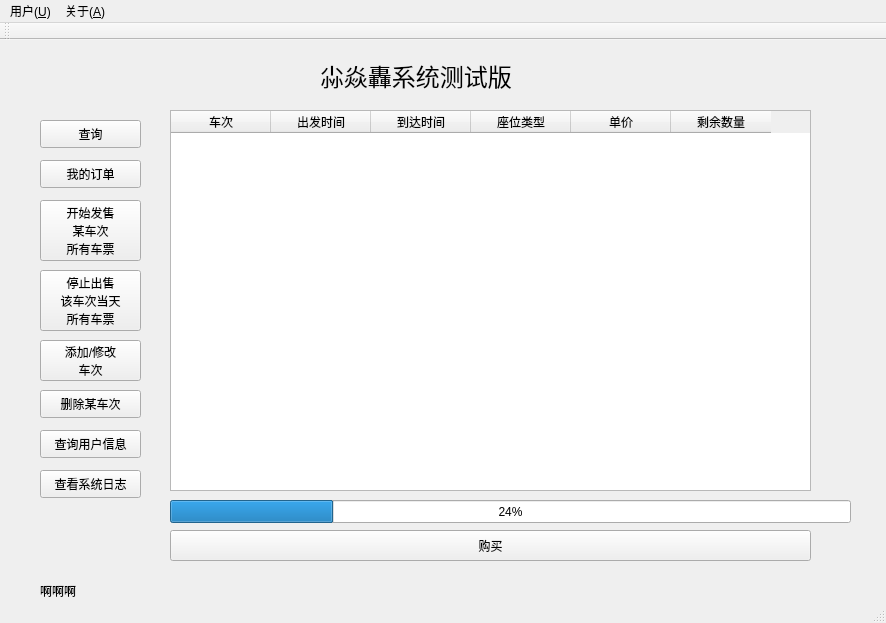
<?xml version="1.0" encoding="UTF-8"?>
<ui version="4.0">
 <class>MainWindow</class>
 <widget class="QMainWindow" name="MainWindow">
  <property name="geometry">
   <rect>
    <x>0</x>
    <y>0</y>
    <width>886</width>
    <height>623</height>
   </rect>
  </property>
  <property name="cursor">
   <cursorShape>ArrowCursor</cursorShape>
  </property>
  <property name="windowTitle">
   <string>尛焱轟系统测试版</string>
  </property>
  <widget class="QWidget" name="centralWidget">
   <widget class="QPushButton" name="pushButton">
    <property name="geometry">
     <rect>
      <x>170</x>
      <y>490</y>
      <width>641</width>
      <height>31</height>
     </rect>
    </property>
    <property name="text">
     <string>购买</string>
    </property>
   </widget>
   <widget class="QLabel" name="label_3">
    <property name="geometry">
     <rect>
      <x>320</x>
      <y>20</y>
      <width>240</width>
      <height>31</height>
     </rect>
    </property>
    <property name="font">
     <font>
      <family>等线</family>
      <pointsize>18</pointsize>
     </font>
    </property>
    <property name="text">
     <string>尛焱轟系统测试版</string>
    </property>
   </widget>
   <widget class="QPushButton" name="queryButton">
    <property name="geometry">
     <rect>
      <x>40</x>
      <y>80</y>
      <width>101</width>
      <height>28</height>
     </rect>
    </property>
    <property name="text">
     <string>查询</string>
    </property>
   </widget>
   <widget class="QTableWidget" name="tableWidget">
    <property name="geometry">
     <rect>
      <x>170</x>
      <y>70</y>
      <width>641</width>
      <height>381</height>
     </rect>
    </property>
    <property name="editTriggers">
     <set>QAbstractItemView::NoEditTriggers</set>
    </property>
    <column>
     <property name="text">
      <string>车次</string>
     </property>
    </column>
    <column>
     <property name="text">
      <string>出发时间</string>
     </property>
    </column>
    <column>
     <property name="text">
      <string>到达时间</string>
     </property>
    </column>
    <column>
     <property name="text">
      <string>座位类型</string>
     </property>
    </column>
    <column>
     <property name="text">
      <string>单价</string>
     </property>
    </column>
    <column>
     <property name="text">
      <string>剩余数量</string>
     </property>
    </column>
   </widget>
   <widget class="QProgressBar" name="progressBar">
    <property name="geometry">
     <rect>
      <x>170</x>
      <y>460</y>
      <width>681</width>
      <height>23</height>
     </rect>
    </property>
    <property name="value">
     <number>24</number>
    </property>
   </widget>
   <widget class="QPushButton" name="startButton">
    <property name="geometry">
     <rect>
      <x>40</x>
      <y>160</y>
      <width>101</width>
      <height>61</height>
     </rect>
    </property>
    <property name="text">
     <string>开始发售
某车次
所有车票</string>
    </property>
   </widget>
   <widget class="QPushButton" name="orderButton">
    <property name="geometry">
     <rect>
      <x>40</x>
      <y>120</y>
      <width>101</width>
      <height>28</height>
     </rect>
    </property>
    <property name="text">
     <string>我的订单</string>
    </property>
   </widget>
   <widget class="QLabel" name="welcomeLabel">
    <property name="geometry">
     <rect>
      <x>40</x>
      <y>540</y>
      <width>511</width>
      <height>21</height>
     </rect>
    </property>
    <property name="text">
     <string>啊啊啊</string>
    </property>
   </widget>
   <widget class="QPushButton" name="stopButton">
    <property name="geometry">
     <rect>
      <x>40</x>
      <y>230</y>
      <width>101</width>
      <height>61</height>
     </rect>
    </property>
    <property name="text">
     <string>停止出售
该车次当天
所有车票</string>
    </property>
   </widget>
   <widget class="QPushButton" name="pushButton_2">
    <property name="geometry">
     <rect>
      <x>40</x>
      <y>390</y>
      <width>101</width>
      <height>28</height>
     </rect>
    </property>
    <property name="text">
     <string>查询用户信息</string>
    </property>
   </widget>
   <widget class="QPushButton" name="pushButton_3">
    <property name="geometry">
     <rect>
      <x>40</x>
      <y>350</y>
      <width>101</width>
      <height>28</height>
     </rect>
    </property>
    <property name="text">
     <string>删除某车次</string>
    </property>
   </widget>
   <widget class="QPushButton" name="pushButton_4">
    <property name="geometry">
     <rect>
      <x>40</x>
      <y>430</y>
      <width>101</width>
      <height>28</height>
     </rect>
    </property>
    <property name="text">
     <string>查看系统日志</string>
    </property>
   </widget>
   <widget class="QPushButton" name="pushButton_5">
    <property name="geometry">
     <rect>
      <x>40</x>
      <y>300</y>
      <width>101</width>
      <height>41</height>
     </rect>
    </property>
    <property name="text">
     <string>添加/修改
车次</string>
    </property>
   </widget>
  </widget>
  <widget class="QMenuBar" name="menuBar">
   <property name="geometry">
    <rect>
     <x>0</x>
     <y>0</y>
     <width>886</width>
     <height>26</height>
    </rect>
   </property>
   <widget class="QMenu" name="menu_U">
    <property name="title">
     <string>用户(&amp;U)</string>
    </property>
    <addaction name="action_UM"/>
    <addaction name="separator"/>
    <addaction name="action_UL"/>
    <addaction name="action_UQ"/>
   </widget>
   <widget class="QMenu" name="menu_H">
    <property name="title">
     <string>关于(&amp;A)</string>
    </property>
    <addaction name="action_HA"/>
    <addaction name="separator"/>
    <addaction name="actionfootoredo"/>
    <addaction name="actionzidaneandmessi"/>
    <addaction name="actionWillYoung"/>
    <addaction name="actionCreeperLin"/>
   </widget>
   <addaction name="menu_U"/>
   <addaction name="menu_H"/>
  </widget>
  <widget class="QToolBar" name="mainToolBar">
   <attribute name="toolBarArea">
    <enum>TopToolBarArea</enum>
   </attribute>
   <attribute name="toolBarBreak">
    <bool>false</bool>
   </attribute>
  </widget>
  <widget class="QStatusBar" name="statusBar"/>
  <action name="action_UM">
   <property name="text">
    <string>修改(M)</string>
   </property>
  </action>
  <action name="action_UL">
   <property name="text">
    <string>注销(&amp;L)</string>
   </property>
  </action>
  <action name="action_UQ">
   <property name="text">
    <string>退出(&amp;Q)</string>
   </property>
  </action>
  <action name="action_HA">
   <property name="text">
    <string>Powered by</string>
   </property>
  </action>
  <action name="actionfootoredo">
   <property name="text">
    <string>footoredo</string>
   </property>
  </action>
  <action name="actionzidaneandmessi">
   <property name="text">
    <string>ZidaneAndMessi</string>
   </property>
  </action>
  <action name="actionWillYoung">
   <property name="text">
    <string>WillYoung</string>
   </property>
  </action>
  <action name="actionCreeperLin">
   <property name="text">
    <string>CreeperLin</string>
   </property>
  </action>
 </widget>
 <layoutdefault spacing="6" margin="11"/>
 <tabstops>
  <tabstop>queryButton</tabstop>
  <tabstop>startButton</tabstop>
  <tabstop>tableWidget</tabstop>
  <tabstop>pushButton</tabstop>
 </tabstops>
 <resources/>
 <connections>
  <connection>
   <sender>action_UQ</sender>
   <signal>triggered()</signal>
   <receiver>MainWindow</receiver>
   <slot>close()</slot>
   <hints>
    <hint type="sourcelabel">
     <x>-1</x>
     <y>-1</y>
    </hint>
    <hint type="destinationlabel">
     <x>199</x>
     <y>149</y>
    </hint>
   </hints>
  </connection>
 </connections>
</ui>
